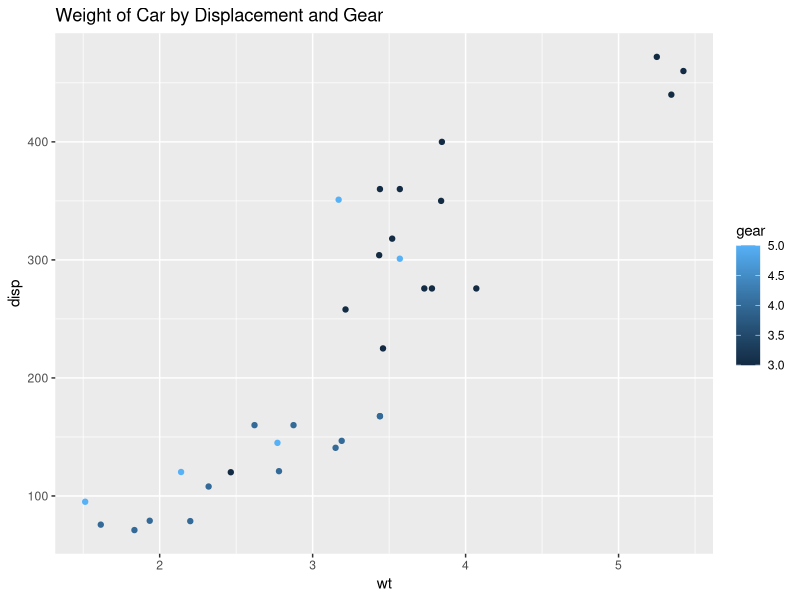

R code for this plot:
## ---- chunk 1
# loading in data
library(ggplot2)
View(mtcars)
data = mtcars
## ---- chunk 2
#selecting aes/adding labels
# adding finishing touches, adding a color=  
ggplot(data = mtcars, aes(x = wt, y = disp, color = gear )) +
  geom_point() + labs(title = 'Weight of Car by Displacement and Gear')
